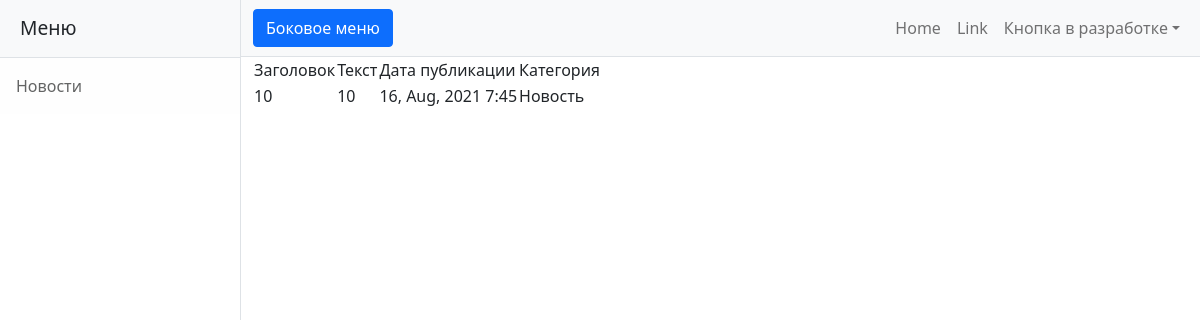
The app's page /post/17 with its own data.
### simpleapp/models.py (models this page shows, shortened)
class Post(models.Model):
    CATEGORY = (
        ("Статья", "Статья"),
        ("Новость", "Новость")
    )
    author = models.ForeignKey(Author, on_delete=models.CASCADE)
    category = models.CharField(max_length=16, choices=CATEGORY, default='Статья')
    date_creation = models.DateTimeField(auto_now_add=True)
    category_share = models.ManyToManyField(Category, through='PostCategory')
    title = models.CharField(max_length=255, unique=True)
    text = models.TextField()
    _post_rating = models.SmallIntegerField(default=0, db_column="post_rating")
    @property
    def post_rating(self):
        return self._post_rating

### simpleapp/views.py (the view)
# urls.py: path('<int:pk>', ProductDetail.as_view(), name = 'post_detail'),
class ProductDetail(DetailView):
    model = Post
    template_name = 'post_detail.html'
    queryset = Post.objects.all()

### templates/post_detail.html (shortened to what this page needs)
{% extends 'flatpages/default.html' %}
{% block content %}
        <table>
            <thead>
                <tr>
                    <td>
                        Заголовок
                    </td>
                    <td>
                        Текст
                    </td>
                    <td>
                        Дата публикации
                    </td>
                    <td>
                        Категория
                    </td>
                </tr>
            </thead>
            <tr>
                <td>
                    {{ post.title }}
                </td>
                <td>
                    {{ post.text|truncatechars:50 }}
                </td>
                <td>
                    {{ post.date_creation|date:'d, M, Y G:i' }}
                </td>
                <td>
                    {{ post.category }}
                </td>
            </tr>
        </table>
{% endblock content %}

### records on screen
Post: title "10", text "10", date_creation "16, Aug, 2021 7:45", category "Новость"
